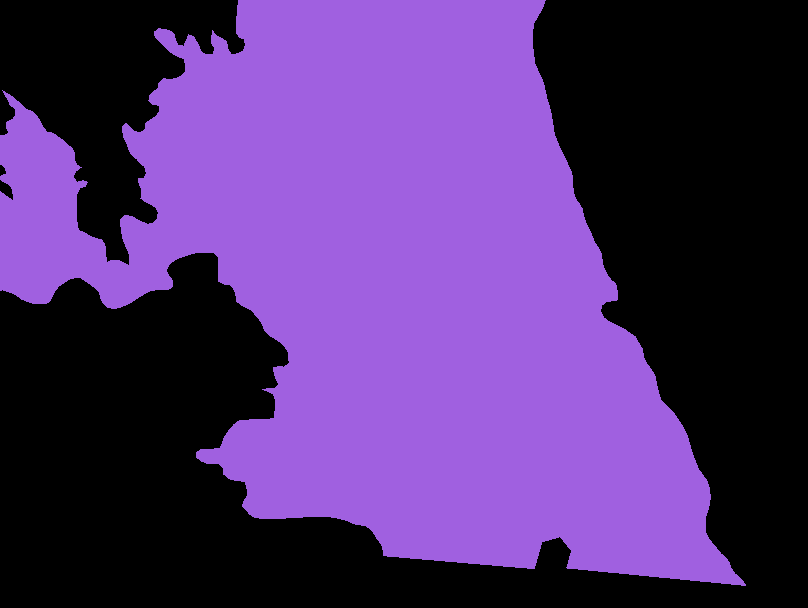
#> input picture dataset/first_edition/masks/AnyConv.com__Stream AVI_0.png, 808 x 608 px; its folder holds only this picture in this run
$ python pyscript.py
#> lines starting #> are read from the running program, lines starting #| are printed output that depends on the picture; after the words box and inside, x2 and y2 are one past the last pixel; in counts of white or black regions, pixels touching at a corner belong together; long printed decimals are rounded
import numpy as np
from skimage import io
import os

for root, dirs, files in os.walk("./masks", topdown=True):
    for image in files:
        if image.endswith(".png"):
            # print(image.split(sep=".p")[0])
            mask = io.imread(os.path.join(root, image), as_gray=True)
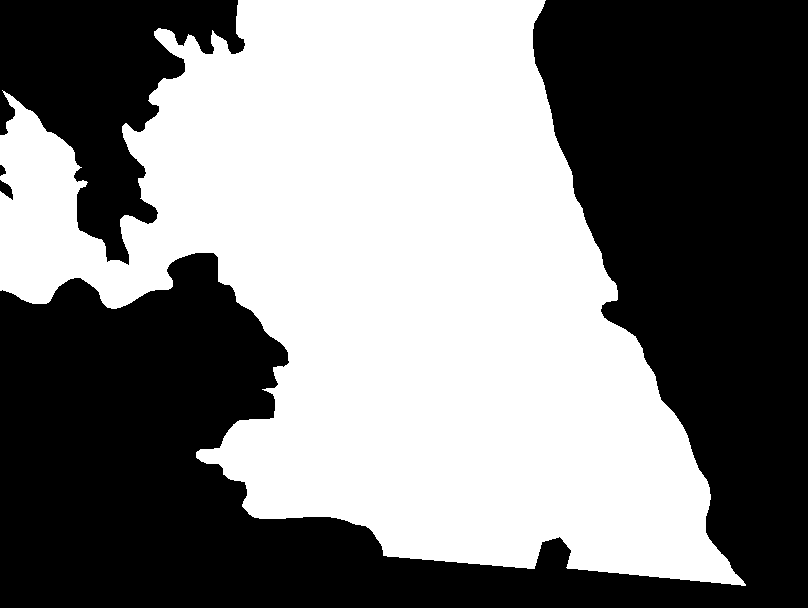
#> mask: shape (608, 808) float64; values 0 (black) and 0.466 (white), 49.6% white; 1 white region, box (x1, y1, x2, y2) and area: (0, 0, 746, 586) 243619
            dumy_var = image.split(sep="_")
            dumy_var = dumy_var[-1].split(".")[0]
            print(
                f"{dumy_var}, {np.sum(mask != 0.0) / (mask.shape[0] * mask.shape[1])}")
#| 0, 0.4959

$ run again, on dataset/first_edition/masks/AnyConv.com__Stream AVI_10.png
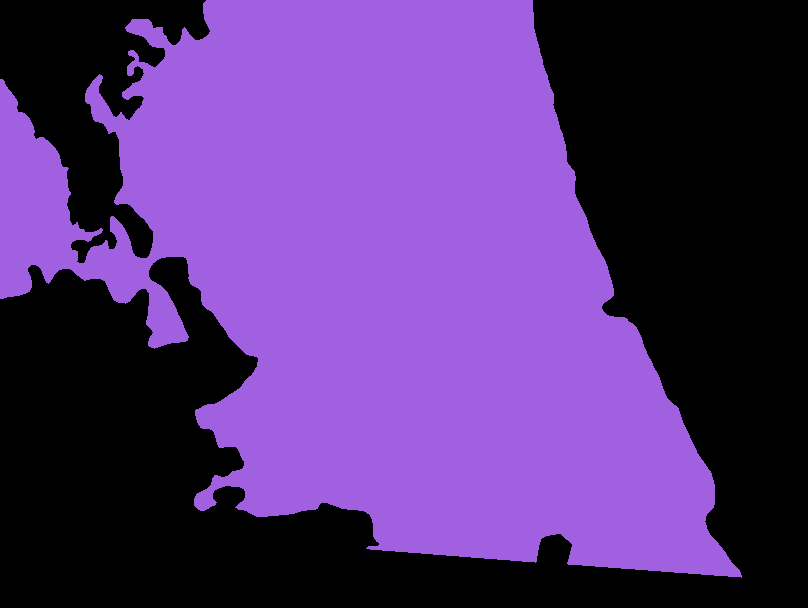
#> input picture dataset/first_edition/masks/AnyConv.com__Stream AVI_10.png, 808 x 608 px
#> `mask = io.imread(os.path.join(root, image), as_gray=True)`:
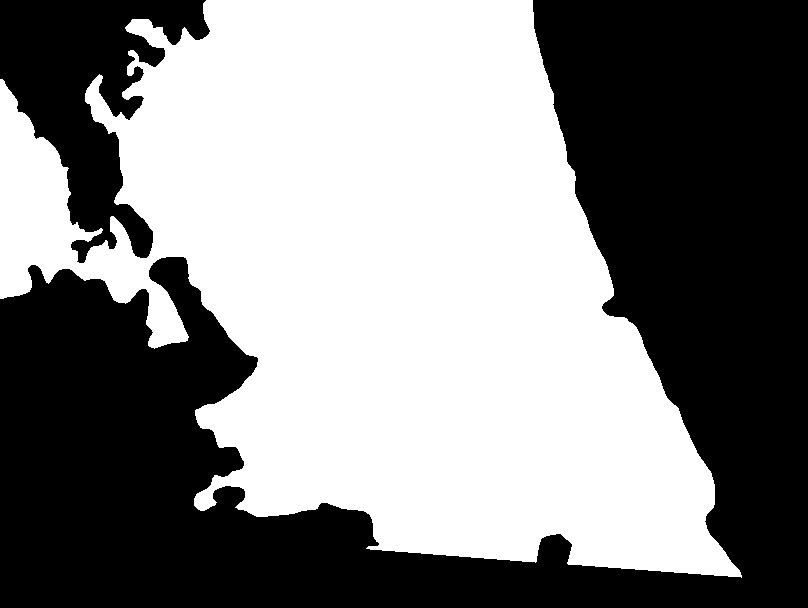
#> mask: shape (608, 808) float64; values 0 (black) and 0.466 (white), 51.8% white; 2 black regions, box (x1, y1, x2, y2) and area: (0, 0, 808, 608) 211376, (0, 0, 210, 263) 25284
#| 10, 0.5183
